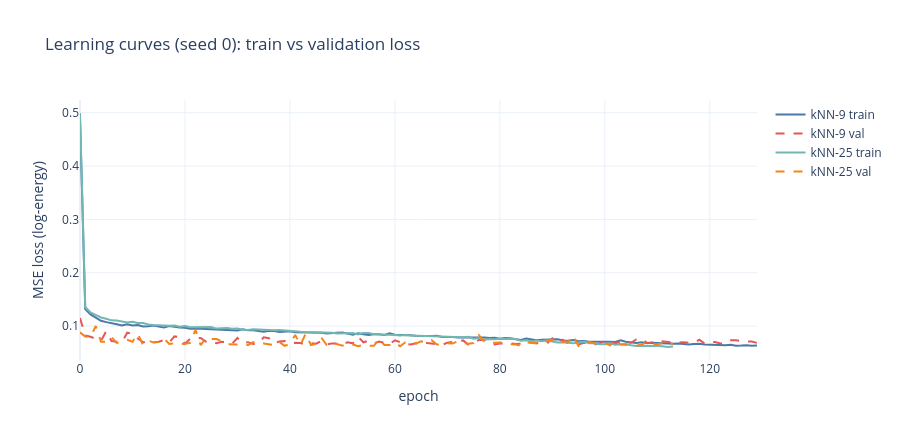

Write notebook code for a chart like this one.
### Code cell
import plotly.graph_objects as go
fig = go.Figure()
for k, tc, vc in [(9, "#4c78a8", "#e45756"), (25, "#72b7b2", "#f58518")]:
    h = res[k]["history"]
    fig.add_trace(go.Scatter(x=h["epoch"], y=h["train_loss"], mode="lines",
                             name=f"kNN-{k} train", line=dict(color=tc)))
    fig.add_trace(go.Scatter(x=h["epoch"], y=h["val_loss"], mode="lines",
                             name=f"kNN-{k} val", line=dict(color=vc, dash="dash")))
fig.update_layout(template="plotly_white", height=440, legend_title="",
                  title="Learning curves (seed 0): train vs validation loss",
                  xaxis_title="epoch", yaxis_title="MSE loss (log-energy)")
fig.show()
